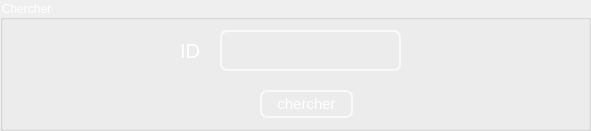
     <widget class="QGroupBox" name="suppression_2">
      <property name="geometry">
       <rect>
        <x>120</x>
        <y>10</y>
        <width>591</width>
        <height>131</height>
       </rect>
      </property>
      <property name="styleSheet">
       <string notr="true">
font: 75 15pt &quot;MS Shell Dlg 2&quot;;
color:white</string>
      </property>
      <property name="title">
       <string>Chercher</string>
      </property>
      <widget class="QLabel" name="label_14">
       <property name="geometry">
        <rect>
         <x>180</x>
         <y>30</y>
         <width>31</width>
         <height>41</height>
        </rect>
       </property>
       <property name="palette">
        <palette>
         <active>
          <colorrole role="WindowText">
           <brush brushstyle="SolidPattern">
            <color alpha="255">
             <red>255</red>
             <green>255</green>
             <blue>255</blue>
            </color>
           </brush>
          </colorrole>
          <colorrole role="Button">
           <brush brushstyle="SolidPattern">
            <color alpha="0">
             <red>0</red>
             <green>0</green>
             <blue>0</blue>
            </color>
           </brush>
          </colorrole>
          <colorrole role="Text">
           <brush brushstyle="SolidPattern">
            <color alpha="255">
             <red>255</red>
             <green>255</green>
             <blue>255</blue>
            </color>
           </brush>
          </colorrole>
          <colorrole role="ButtonText">
           <brush brushstyle="SolidPattern">
            <color alpha="255">
             <red>255</red>
             <green>255</green>
             <blue>255</blue>
            </color>
           </brush>
          </colorrole>
          <colorrole role="Base">
           <brush brushstyle="SolidPattern">
            <color alpha="0">
             <red>0</red>
             <green>0</green>
             <blue>0</blue>
            </color>
           </brush>
          </colorrole>
          <colorrole role="Window">
           <brush brushstyle="SolidPattern">
            <color alpha="0">
             <red>0</red>
             <green>0</green>
             <blue>0</blue>
            </color>
           </brush>
          </colorrole>
          <colorrole role="PlaceholderText">
           <brush brushstyle="SolidPattern">
            <color alpha="128">
             <red>255</red>
             <green>255</green>
             <blue>255</blue>
            </color>
           </brush>
          </colorrole>
         </active>
         <inactive>
          <colorrole role="WindowText">
           <brush brushstyle="SolidPattern">
            <color alpha="255">
             <red>255</red>
             <green>255</green>
             <blue>255</blue>
            </color>
           </brush>
          </colorrole>
          <colorrole role="Button">
           <brush brushstyle="SolidPattern">
            <color alpha="0">
             <red>0</red>
             <green>0</green>
             <blue>0</blue>
            </color>
           </brush>
          </colorrole>
          <colorrole role="Text">
           <brush brushstyle="SolidPattern">
            <color alpha="255">
             <red>255</red>
             <green>255</green>
             <blue>255</blue>
            </color>
           </brush>
          </colorrole>
          <colorrole role="ButtonText">
           <brush brushstyle="SolidPattern">
            <color alpha="255">
             <red>255</red>
             <green>255</green>
             <blue>255</blue>
            </color>
           </brush>
          </colorrole>
          <colorrole role="Base">
           <brush brushstyle="SolidPattern">
            <color alpha="0">
             <red>0</red>
             <green>0</green>
             <blue>0</blue>
            </color>
           </brush>
          </colorrole>
          <colorrole role="Window">
           <brush brushstyle="SolidPattern">
            <color alpha="0">
             <red>0</red>
             <green>0</green>
             <blue>0</blue>
            </color>
           </brush>
          </colorrole>
          <colorrole role="PlaceholderText">
           <brush brushstyle="SolidPattern">
            <color alpha="128">
             <red>255</red>
             <green>255</green>
             <blue>255</blue>
            </color>
           </brush>
          </colorrole>
         </inactive>
         <disabled>
          <colorrole role="WindowText">
           <brush brushstyle="SolidPattern">
            <color alpha="255">
             <red>255</red>
             <green>255</green>
             <blue>255</blue>
            </color>
           </brush>
          </colorrole>
          <colorrole role="Button">
           <brush brushstyle="SolidPattern">
            <color alpha="0">
             <red>0</red>
             <green>0</green>
             <blue>0</blue>
            </color>
           </brush>
          </colorrole>
          <colorrole role="Text">
           <brush brushstyle="SolidPattern">
            <color alpha="255">
             <red>255</red>
             <green>255</green>
             <blue>255</blue>
            </color>
           </brush>
          </colorrole>
          <colorrole role="ButtonText">
           <brush brushstyle="SolidPattern">
            <color alpha="255">
             <red>255</red>
             <green>255</green>
             <blue>255</blue>
            </color>
           </brush>
          </colorrole>
          <colorrole role="Base">
           <brush brushstyle="SolidPattern">
            <color alpha="0">
             <red>0</red>
             <green>0</green>
             <blue>0</blue>
            </color>
           </brush>
          </colorrole>
          <colorrole role="Window">
           <brush brushstyle="SolidPattern">
            <color alpha="0">
             <red>0</red>
             <green>0</green>
             <blue>0</blue>
            </color>
           </brush>
          </colorrole>
          <colorrole role="PlaceholderText">
           <brush brushstyle="SolidPattern">
            <color alpha="128">
             <red>0</red>
             <green>0</green>
             <blue>0</blue>
            </color>
           </brush>
          </colorrole>
         </disabled>
        </palette>
       </property>
       <property name="font">
        <font>
         <family>MS Shell Dlg 2</family>
         <pointsize>15</pointsize>
         <weight>9</weight>
         <italic>false</italic>
         <bold>false</bold>
        </font>
       </property>
       <property name="text">
        <string>ID</string>
       </property>
      </widget>
      <widget class="QLineEdit" name="idmodif">
       <property name="geometry">
        <rect>
         <x>220</x>
         <y>30</y>
         <width>181</width>
         <height>41</height>
        </rect>
       </property>
       <property name="styleSheet">
        <string notr="true">QLineEdit{
color: white;
background-color:Transparent;;
border-width: 2px;
border-color: #F9F9F9;
border-style: solid;
border-radius: 7;
padding: 3px;
font-size: 15px;

}
QLineEdit:focus
{border:2px solid #FBAD25;
}</string>
       </property>
       <property name="text">
        <string/>
       </property>
      </widget>
      <widget class="QPushButton" name="cherchermodif">
       <property name="geometry">
        <rect>
         <x>260</x>
         <y>90</y>
         <width>93</width>
         <height>28</height>
        </rect>
       </property>
       <property name="styleSheet">
        <string notr="true">QPushButton{

color: white;
background-color:Transparent;;
border-width: 2px;
border-color: #F9F9F9;
border-style: solid;
border-radius: 7;
padding: 3px;
font-size: 15px;


}
QPushButton:focus
{border:2px solid #FBAD25;
}</string>
       </property>
       <property name="text">
        <string>chercher</string>
       </property>
      </widget>
     </widget>
